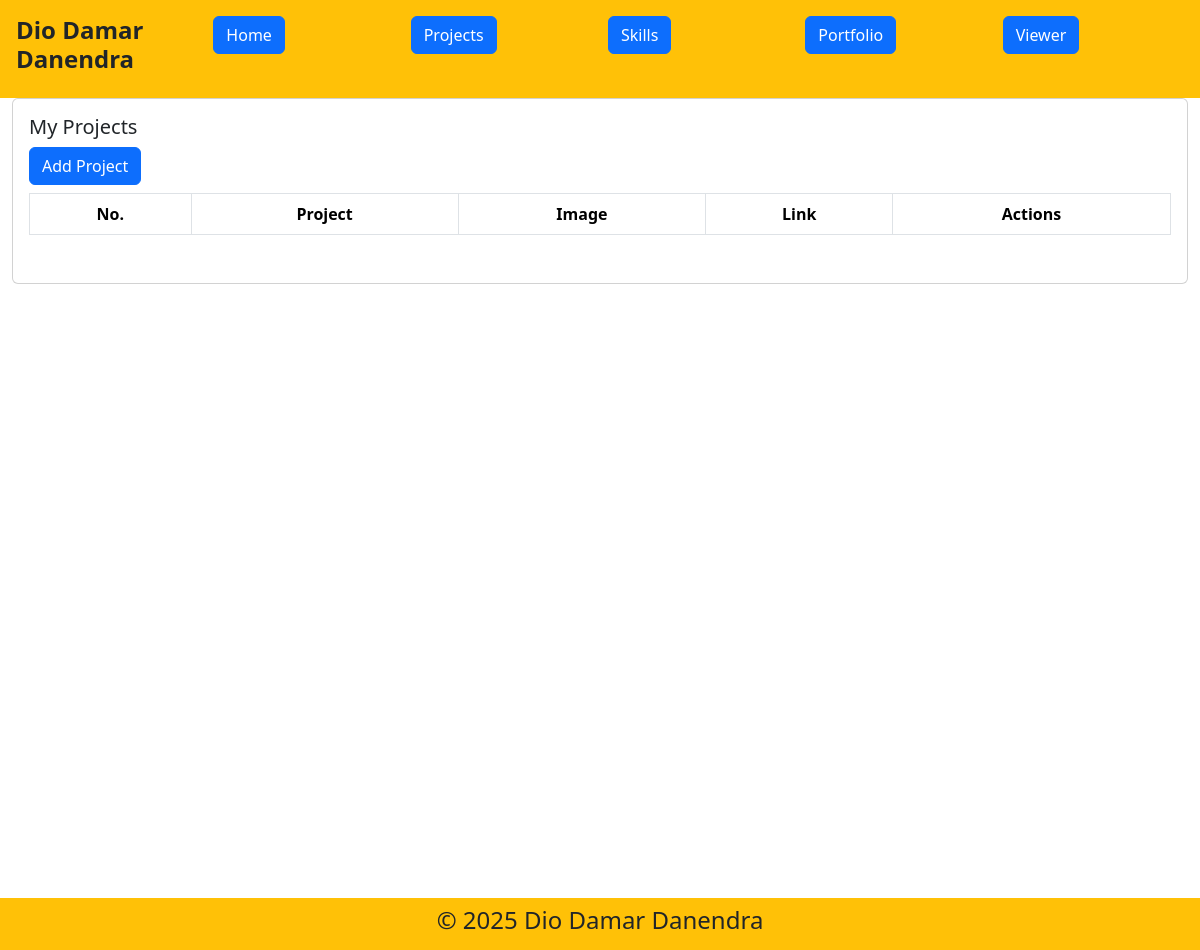
The page /admin/project_list.php on the database as committed earlier.
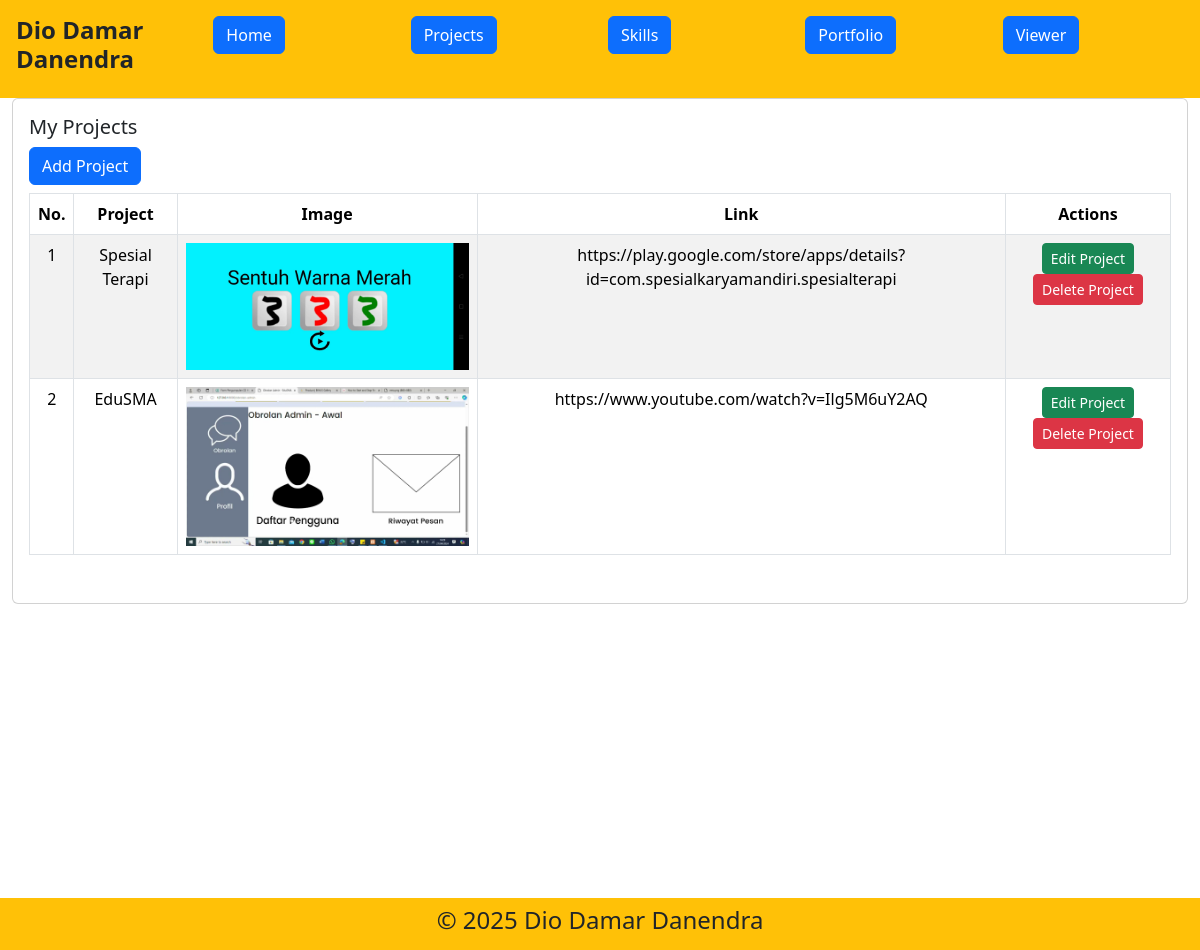
The same page on the database as committed later.
### tables this page shows
CREATE TABLE `projects` (
  `id` int(11) NOT NULL,
  `project_name` varchar(255) DEFAULT NULL,
  `project_link` varchar(255) DEFAULT NULL,
  `project_image` varchar(255) DEFAULT NULL
);

### admin/project_list.php (the view, shortened to what this page needs)
<?php
    require_once "../connection.php";
    $queryProject = mysqli_query($conn, "SELECT * FROM projects");
    $rowProject = mysqli_fetch_all($queryProject, MYSQLI_ASSOC);
?>
<!DOCTYPE html>
<html lang="en">
<head>
    <link href="https://cdn.jsdelivr.net/npm/bootstrap@5.3.3/dist/css/bootstrap.min.css" rel="stylesheet">
</head>
<body>
    <?php include "inc/header.php"; ?>
    <main>
        <div class="container-fluid fixed-center">
        <div class="row d-flex flex-wrap justify-content-center align-self-sm-center vh-100">
    <div class="col-lg-12">
        <div class="card">
            <div class="card-body">
                <div class="card-title">
                    <h5>My Projects</h5>
                    <div class="table table-responsive">
                        <a href="add_edit_project.php" class="btn btn-primary mb-2">Add Project</a>
                        <table class="table table-striped table-bordered text-center" id="myTable">
                        <thead>
                            <tr>
                                <th>No. </th>
                                <th>Project</th>
                                <th>Image</th>
                                <th>Link</th>
                                <th>Actions</th>
                            </tr>
                        </thead>
                        <tbody>
                            <?php
                            $no = 1;
                            foreach ($rowProject as $project) {
                            ?>
                            <tr>
                                <td><?php echo $no++; ?></td>
                                <td><?php echo $project['project_name']; ?></td>
                                <td><img width="283" src="../uploads/<?php echo $project['project_image']; ?>" alt="Image not availale"></td>
                                <td><?php echo $project['project_link']; ?></td>
                                <td>
                                    <a href="add_edit_project.php?idEdit=<?php echo $project['id']?>" class="btn btn-success btn-sm">Edit Project</a>
                                    <a href="project_list.php?idDelete=<?php echo $project['id']?>" name="delete_button" class="btn btn-danger btn-sm" onclick="return confirm('Are you sure want to delete this data?');">Delete Project</a>
                                </td>
                            </tr>
                            <?php } ?>
                        </tbody>
                        </table>
                    </div>
                </div>
            </div>
        </div>
    </div>
    </div>
        </div>
    </main>
    <?php include "inc/footer.php"; ?>
</body>
</html>

### admin/inc/header.php
<header>
        <div class="container-fluid">
            <div class="row p-2 bg-warning d-flex flex-wrap justify-content-center align-self-center">
                <div class="col-md-2 p-2">
                    <a href="../admin/index.php" class="text-decoration-none">
                        <h4 class="fw-bold text-dark">Dio Damar Danendra</h4>
                    </a>
                </div>
                    <div class="col-md-2 p-2">
                        <a href="../admin/index.php" class="btn btn-primary btn-md">Home</a>
                    </div>
                    <div class="col-md-2 p-2">
                        <a href="project_list.php" class="btn btn-primary btn-md">Projects</a>
                    </div>
                    <div class="col-md-2 p-2">
                        <a href="skill_list.php" class="btn btn-primary btn-md">Skills</a>
                    </div>
                    <div class="col-md-2 p-2">
                        <a href="portfolio_list.php" class="btn btn-primary btn-md">Portfolio</a>
                    </div>
                    <div class="col-md-2 p-2">
                        <a href="../index.php" target="_self" class="btn btn-primary btn-md">Viewer</a>
                    </div>
            </div>
        </div>
    </header>

### admin/inc/footer.php
<footer>
        <div class="container-fluid">
            <div class="row p-2 bg-warning d-flex flex-wrap justify-content-center align-self-center">
                <div class="col-lg-8 text-center bg-warning w-100 align-items-center">
                    <h4>&copy; <?php echo date('Y'); ?> Dio Damar Danendra</h4>
                </div>
            </div>
        </div>
    </footer>

Rows that differ between the two databases and show on the page:
added projects: project_name "Spesial Terapi", project_image (picture), project_link "https://play.google.com/store/apps/details?id=com.spesialkaryamandiri.spesialterapi"
added projects: project_name "EduSMA", project_image (picture), project_link "https://www.youtube.com/watch?v=Ilg5M6uY2AQ"
